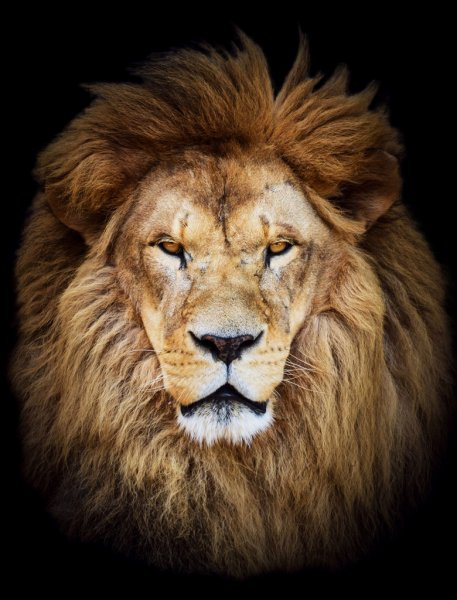
#> input picture Basics/lion.jpg, 457 x 600 px
$ python '2.Tamaño_imagen.py'
#> lines starting #> are read from the running program, lines starting #| are printed output that depends on the picture
import cv2

img = cv2.imread('lion.jpg')
#> img is the input picture: shape (600, 457, 3); mean B, G, R 39.7, 56.6, 75

h, w, canal = img.shape  # Leer altura y ancho de la imagen
#> h = 600; w = 457; canal = 3

img_mitad = cv2.resize(img, None, fx=0.5, fy=0.5, interpolation=cv2.INTER_CUBIC)  # reducir la imagen
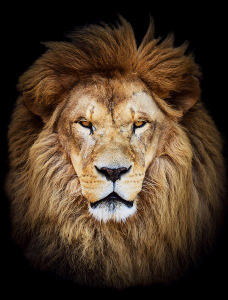
#> img_mitad: shape (300, 228, 3); mean B, G, R 39.8, 56.8, 75.1

img_piece = img[0:int(h / 2), 0:int(w / 2)]  # cortar imagen
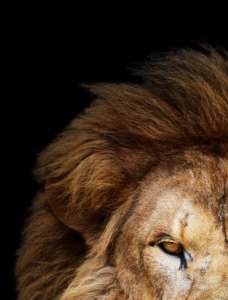
#> img_piece: shape (300, 228, 3); mean B, G, R 31.4, 46.9, 65.7
img_piece2 = img[int(h / 2):h, int(w / 2):w]
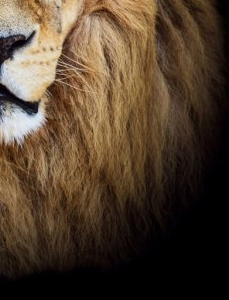
#> img_piece2: shape (300, 229, 3); mean B, G, R 46.2, 63.9, 81.6

# cv2.imshow('Lion piece 1',img_piece)
# cv2.imshow('Lion piece 2',img_piece2)
cv2.imshow('Lion mitad', img_mitad)
cv2.imshow('Lion original', img)

cv2.waitKey(0)
cv2.destroyAllWindows()
